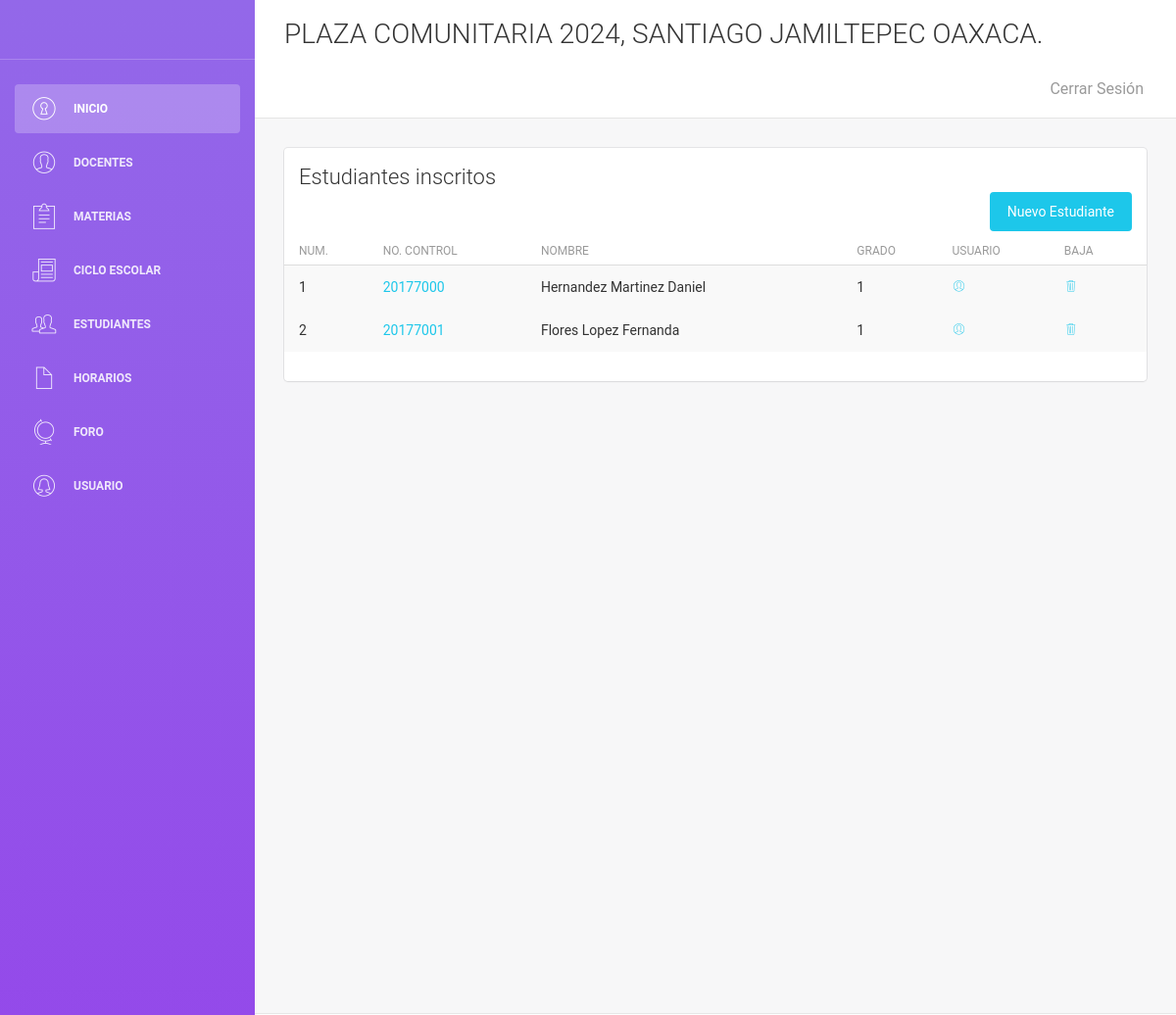
The page /vistas/estudiantes/ver-e.php on the database its author committed.
### tables this page shows
CREATE TABLE `estudiante` (
  `id` int(11) NOT NULL,
  `nombre` varchar(35) DEFAULT NULL,
  `apaterno` varchar(35) DEFAULT NULL,
  `amaterno` varchar(35) DEFAULT NULL,
  `no_control` varchar(10) DEFAULT NULL,
  `curp` varchar(18) DEFAULT NULL,
  `fecha_nac` date DEFAULT NULL,
  `email` varchar(50) DEFAULT NULL,
  `escuela_pro` varchar(35) DEFAULT NULL,
  `grado` char(1) DEFAULT NULL,
  `estado` varchar(1) DEFAULT NULL
);

### vistas/estudiantes/ver-e.php (the view, shortened to what this page needs)
<?php
include '../../control/conexion.php';
$traer_doc = "SELECT * FROM `estudiante` WHERE `estado` = '1' ";
$ejecutar = $conexion->query($traer_doc);
require_once '../plantillas/encabezado.php';
?>
    <div class="content">
        <div class="container-fluid">
            <div class="row">
                <div class="col-md-12">
                    <div class="card">
                        <div class="header">
                            <h4 class="title">Estudiantes inscritos</h4>
                            <a href="alta-e.php"class="btn btn-info btn-fill pull-right">Nuevo Estudiante</a>
                        </div>
                        <div class="content table-responsive table-full-width">
                            <table class="table table-hover table-striped">
                                <thead>
                                <th>Num.</th>
                                <th>No. Control</th>
                                <th>Nombre</th>
                                <th>Grado</th>
                                <th>Usuario</th>
                                <th>Baja</th>
                                </thead>
                                <tbody>
                                <?php $i = 0;
                                while ($datos = $ejecutar->fetch_assoc()) {
                                    $id = $datos['id'];
                                    $nc = $datos['no_control'];
                                    echo "<tr>";
                                    echo "<td>". $i += 1 ."</td>";
                                    echo "<td> <a href='editar-e.php?id=$id'>". $datos['no_control']."</a></td>";
                                    echo "<td>". $datos['apaterno']." ". $datos['amaterno']." ". $datos['nombre']."</td>";
                                    echo "<td>". $datos['grado'] ."</td>";
                                    echo "<td> <a href='../../control/usuarioCtrl/guardar-u-e.php?id=$id&nc=$nc'><i class='pe-7s-user ' ></i></a></td>";
                                    echo "<td><a href='../../control/estudianteCtrl/eliminar-e.php?id=$id'  onclick='return confirm(\"¿Eliminar?\");'
                                                   <i class='pe-7s-trash ' ></i></a></td>";
                                    echo "<tr>";
                                }
                                ?>
                                </tbody>
                            </table>
                        </div>
                    </div>
                </div>
            </div>
        </div>
    </div>
<?php require_once '../plantillas/footer.php';

### rows shown on the page
estudiante: i "1", no_control "20177000", apaterno "Hernandez", amaterno "Martinez", nombre "Daniel", grado "1"
estudiante: i "2", no_control "20177001", apaterno "Flores", amaterno "Lopez", nombre "Fernanda", grado "1"
